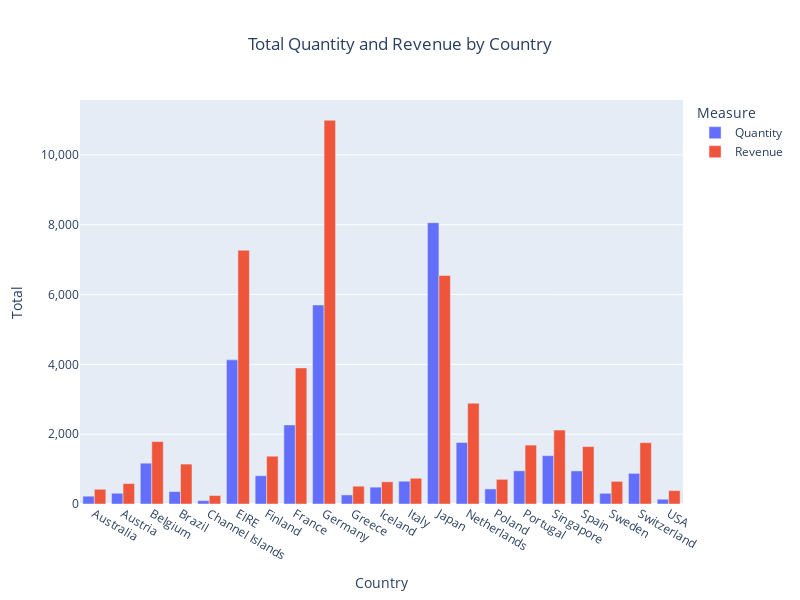

The notebook cell this image was saved under:
### Code cell
import plotly.express as px

fig = px.bar(data_frame = subset1, barmode='group',
            labels = {
                'value':'Total',
                'variable':'Measure'
            },
            title = 'Total Quantity and Revenue by Country in April 2011',
            width=800,
            height=600)
fig.update_traces(hovertemplate=None)
fig.update_layout(hovermode="x unified", yaxis=dict(tickformat=",.0f"), title_x=0.5)
fig.show()

### Figure 1 — Plotly figure (JSON) as saved in the notebook; plotly's stock layout.template omitted (floating-point values rounded to 4 significant figures)
{"data": [{"alignmentgroup": "True", "legendgroup": "Quantity", "marker": {"color": "#636efa", "pattern": {"shape": ""}}, "name": "Quantity", "offsetgroup": "Quantity", "orientation": "v", "showlegend": true, "textposition": "auto", "type": "bar", "x": ["Australia", "Austria", "Belgium", "Brazil", "Channel Islands", "EIRE", "Finland", "France", "Germany", "Greece", "Iceland", "Italy", "Japan", "Netherlands", "Poland", "Portugal", "Singapore", "Spain", "Sweden", "Switzerland", "USA"], "xaxis": "x", "y": [224, 308, 1170, 356, 96, 4129, 810, 2265, 5702, 260, 483, 653, 8058, 1762, 432, 951, 1384, 948, 306, 878, 137], "yaxis": "y"}, {"alignmentgroup": "True", "legendgroup": "Revenue", "marker": {"color": "#EF553B", "pattern": {"shape": ""}}, "name": "Revenue", "offsetgroup": "Revenue", "orientation": "v", "showlegend": true, "textposition": "auto", "type": "bar", "x": ["Australia", "Austria", "Belgium", "Brazil", "Channel Islands", "EIRE", "Finland", "France", "Germany", "Greece", "Iceland", "Italy", "Japan", "Netherlands", "Poland", "Portugal", "Singapore", "Spain", "Sweden", "Switzerland", "USA"], "xaxis": "x", "y": [421.6, 584.8, 1788.0, 1144.0, 243, 7270.0, 1369.0, 3899.0, 10990.0, 509.7, 636.2, 737.8, 6548.0, 2887.0, 705.8, 1688.0, 2119.0, 1646.0, 649.1, 1757.0, 383.9], "yaxis": "y"}], "layout": {"barmode": "group", "height": 600, "hovermode": "x unified", "legend": {"title": {"text": "Measure"}, "tracegroupgap": 0}, "title": {"text": "Total Quantity and Revenue by Country", "x": 0.5}, "width": 800, "xaxis": {"anchor": "y", "domain": [0, 1], "title": {"text": "Country"}}, "yaxis": {"anchor": "x", "domain": [0, 1], "tickformat": ",.0f", "title": {"text": "Total"}}}}
